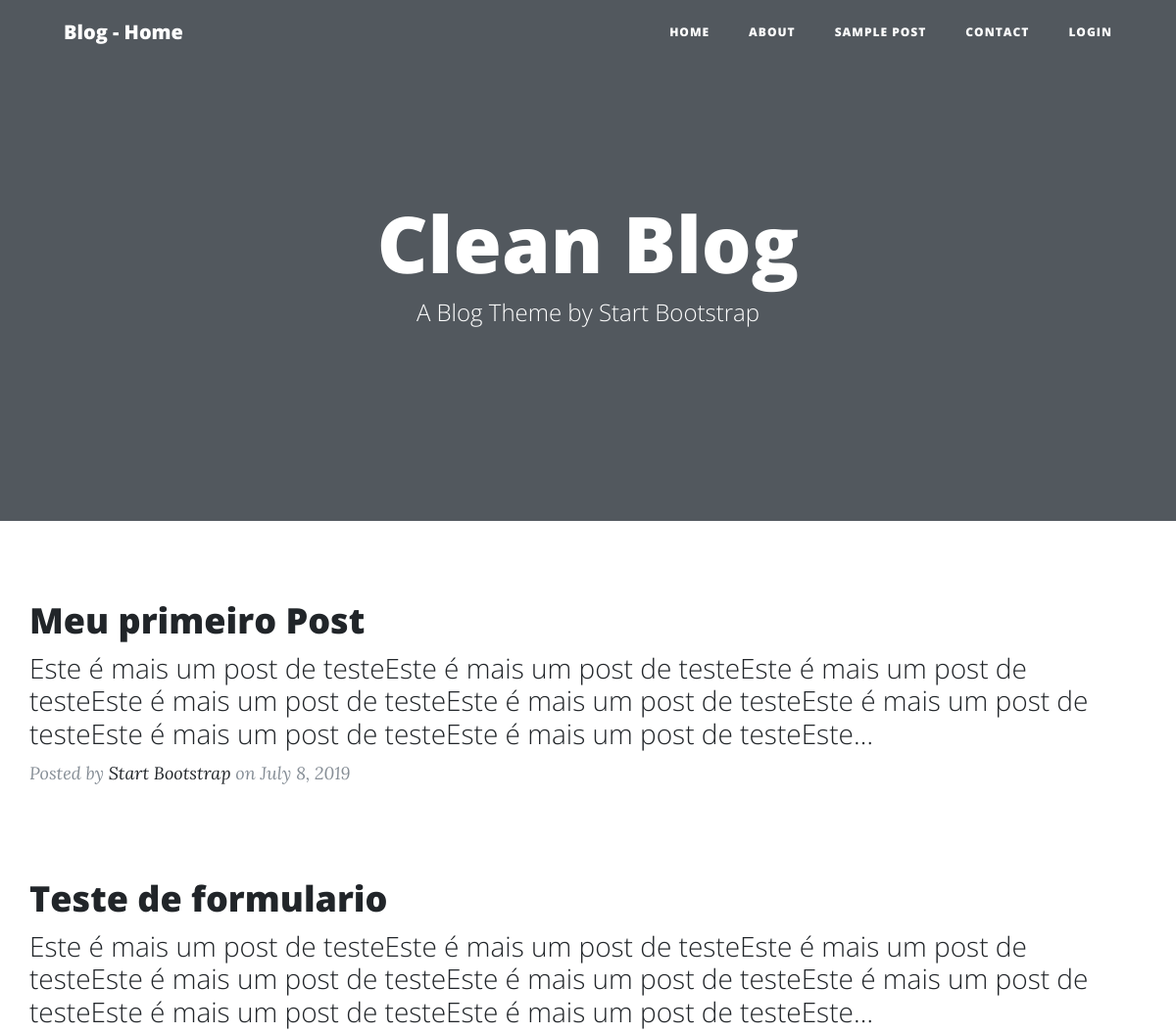
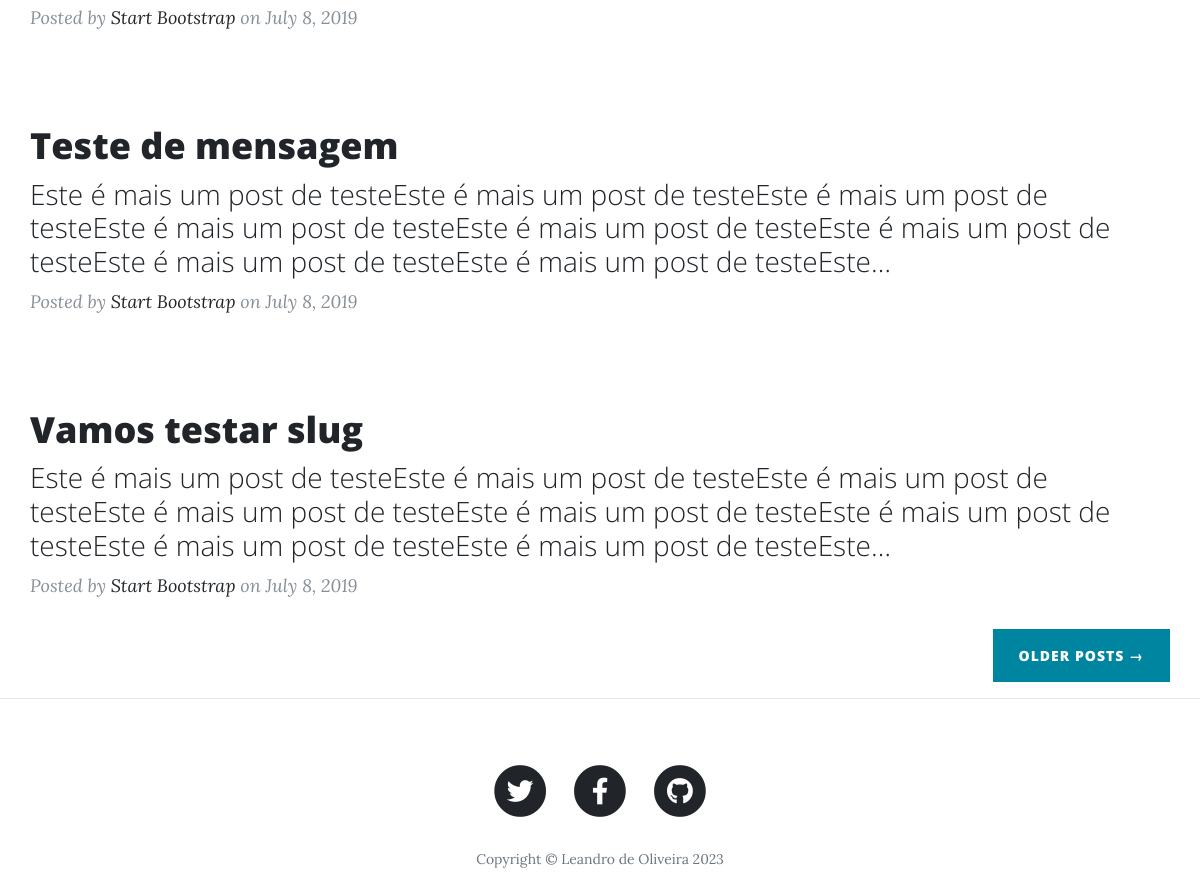
The page / on the database its author committed (2 pictures, top to bottom).
### blog/models.py (models this page shows, shortened)
class Post(models.Model):
    STATS =  (
        ('rascunho', 'Rascunho'),
        ('publicado', 'Publicado')
    )
    title = models.CharField(max_length=250)
    slug = models.SlugField(max_length=250)
    contents = RichTextField()
    author = models.ForeignKey(User, on_delete=models.CASCADE)
    category = models.ManyToManyField(Category, related_name='get_posts')
    image = models.ImageField(upload_to="blog",blank=True, null=True)
    posted = models.DateTimeField(default=timezone.now)
    created = models.DateTimeField(auto_now_add=True)
    changed = models.DateTimeField(auto_now=True)
    stats = models.CharField(max_length=10, choices=STATS, default='rascunho')
    def get_absolute_url(self):
        return reverse('post_detail', args=[self.slug])
    class Meta:
        ordering = ('posted',)

### blog/views.py (the view)
# urls.py: path('', views.BlogListView.as_view(), name='home'),
class BlogListView(ListView):
    model = Post
    template_name = 'blog/home.html'

### blog/templates/blog/home.html (shortened to what this page needs)
{% extends 'base.html' %}
{% block content %}
{% for post in object_list %}
    <div class="post-preview">
        <a href="{{post.get_absolute_url}}">
            <h2 class="post-title">
                {{ post.title }}
            </h2>
            <h3 class="post-subtitle">
                {{ post.contents|safe|truncatechars:"230" }}
            </h3>
        </a>
        <p class="post-meta">Posted by
            <a href="#">Start Bootstrap</a>
            on July 8, 2019
        </p>
    </div>
{% endfor %}
    <div class="clearfix">
        <a class="btn btn-primary float-right" href="#">Older Posts &rarr;</a>
    </div>
{% endblock content %}

### rows shown on the page
Post: title "Meu primeiro Post", contents "Este é mais um post de testeEste é mais um post de testeEste é mais um post de testeEste é mais um post de testeEste é mais um post de testeEste é mais um post de testeEste é mais um post de testeEste é mais um post de testeEste…"
Post: title "Teste de formulario", contents "Este é mais um post de testeEste é mais um post de testeEste é mais um post de testeEste é mais um post de testeEste é mais um post de testeEste é mais um post de testeEste é mais um post de testeEste é mais um post de testeEste…"
Post: title "Teste de mensagem", contents "Este é mais um post de testeEste é mais um post de testeEste é mais um post de testeEste é mais um post de testeEste é mais um post de testeEste é mais um post de testeEste é mais um post de testeEste é mais um post de testeEste…"
Post: title "Vamos testar slug", contents "Este é mais um post de testeEste é mais um post de testeEste é mais um post de testeEste é mais um post de testeEste é mais um post de testeEste é mais um post de testeEste é mais um post de testeEste é mais um post de testeEste…"
